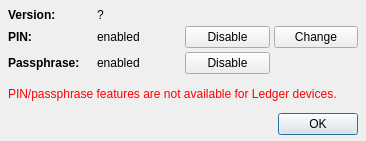
<?xml version="1.0" encoding="UTF-8"?>
<ui version="4.0">
 <class>HwSetupDlg</class>
 <widget class="QDialog" name="HwSetupDlg">
  <property name="geometry">
   <rect>
    <x>0</x>
    <y>0</y>
    <width>366</width>
    <height>141</height>
   </rect>
  </property>
  <property name="windowTitle">
   <string>Dialog</string>
  </property>
  <layout class="QVBoxLayout" name="verticalLayout">
   <property name="spacing">
    <number>8</number>
   </property>
   <property name="leftMargin">
    <number>8</number>
   </property>
   <property name="topMargin">
    <number>8</number>
   </property>
   <property name="rightMargin">
    <number>8</number>
   </property>
   <property name="bottomMargin">
    <number>6</number>
   </property>
   <item>
    <layout class="QGridLayout" name="gridLayout">
     <property name="spacing">
      <number>4</number>
     </property>
     <item row="2" column="2">
      <widget class="QPushButton" name="btnEnDisPass">
       <property name="text">
        <string>Disable</string>
       </property>
       <property name="autoDefault">
        <bool>false</bool>
       </property>
      </widget>
     </item>
     <item row="1" column="0">
      <widget class="QLabel" name="lblPinStatusLabel">
       <property name="font">
        <font>
         <weight>75</weight>
         <bold>true</bold>
        </font>
       </property>
       <property name="text">
        <string>PIN:</string>
       </property>
      </widget>
     </item>
     <item row="0" column="0">
      <widget class="QLabel" name="label_2">
       <property name="font">
        <font>
         <weight>75</weight>
         <bold>true</bold>
        </font>
       </property>
       <property name="text">
        <string>Version:</string>
       </property>
      </widget>
     </item>
     <item row="1" column="3">
      <widget class="QPushButton" name="btnChangePin">
       <property name="text">
        <string>Change</string>
       </property>
       <property name="autoDefault">
        <bool>false</bool>
       </property>
      </widget>
     </item>
     <item row="1" column="1">
      <widget class="QLabel" name="lblPinStatus">
       <property name="text">
        <string>enabled</string>
       </property>
      </widget>
     </item>
     <item row="1" column="2">
      <widget class="QPushButton" name="btnEnDisPin">
       <property name="text">
        <string>Disable</string>
       </property>
       <property name="autoDefault">
        <bool>false</bool>
       </property>
      </widget>
     </item>
     <item row="2" column="1">
      <widget class="QLabel" name="lblPassStatus">
       <property name="text">
        <string>enabled</string>
       </property>
      </widget>
     </item>
     <item row="2" column="0">
      <widget class="QLabel" name="lblPassStatusLabel">
       <property name="font">
        <font>
         <weight>75</weight>
         <bold>true</bold>
        </font>
       </property>
       <property name="text">
        <string>Passphrase:</string>
       </property>
      </widget>
     </item>
     <item row="0" column="1" colspan="3">
      <widget class="QLabel" name="lblVersion">
       <property name="minimumSize">
        <size>
         <width>128</width>
         <height>0</height>
        </size>
       </property>
       <property name="text">
        <string>?</string>
       </property>
      </widget>
     </item>
    </layout>
   </item>
   <item>
    <widget class="QLabel" name="lblMessage">
     <property name="styleSheet">
      <string notr="true">color:red</string>
     </property>
     <property name="text">
      <string>PIN/passphrase features are not available for Ledger devices.</string>
     </property>
    </widget>
   </item>
   <item>
    <widget class="QDialogButtonBox" name="buttonBox">
     <property name="standardButtons">
      <set>QDialogButtonBox::Ok</set>
     </property>
    </widget>
   </item>
  </layout>
 </widget>
 <resources/>
 <connections/>
</ui>
